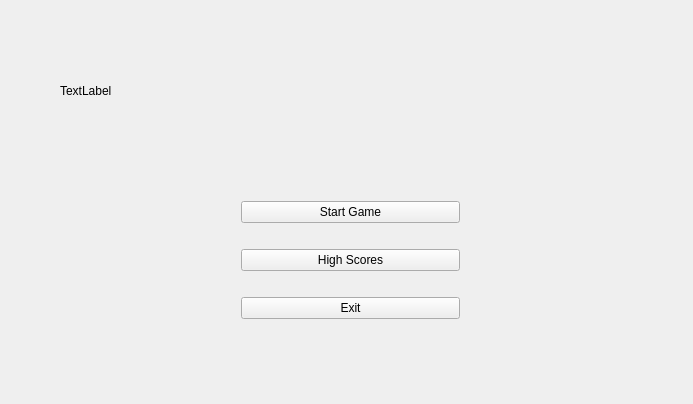
<?xml version="1.0" encoding="UTF-8"?>
<ui version="4.0">
 <class>Widget</class>
 <widget class="QWidget" name="Widget">
  <property name="geometry">
   <rect>
    <x>0</x>
    <y>0</y>
    <width>693</width>
    <height>404</height>
   </rect>
  </property>
  <property name="windowTitle">
   <string>Widget</string>
  </property>
  <widget class="QWidget" name="verticalLayoutWidget">
   <property name="geometry">
    <rect>
     <x>230</x>
     <y>170</y>
     <width>241</width>
     <height>181</height>
    </rect>
   </property>
   <layout class="QVBoxLayout" name="verticalLayout">
    <item>
     <widget class="QPushButton" name="StartGame">
      <property name="text">
       <string>Start Game</string>
      </property>
     </widget>
    </item>
    <item>
     <widget class="QPushButton" name="HighScores">
      <property name="text">
       <string>High Scores</string>
      </property>
     </widget>
    </item>
    <item>
     <widget class="QPushButton" name="Exit">
      <property name="text">
       <string>Exit</string>
      </property>
     </widget>
    </item>
   </layout>
  </widget>
  <widget class="QLabel" name="label">
   <property name="geometry">
    <rect>
     <x>60</x>
     <y>30</y>
     <width>561</width>
     <height>121</height>
    </rect>
   </property>
   <property name="text">
    <string>TextLabel</string>
   </property>
  </widget>
 </widget>
 <layoutdefault spacing="6" margin="11"/>
 <resources/>
 <connections/>
</ui>
